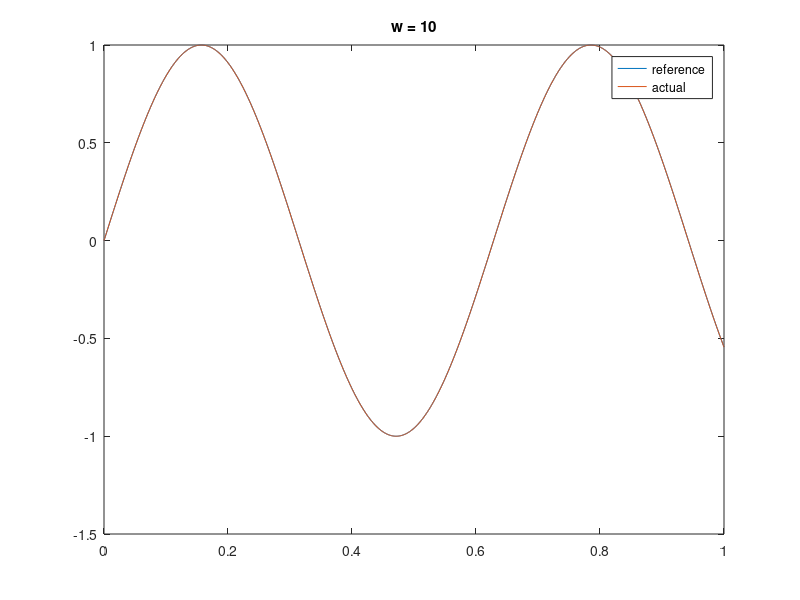
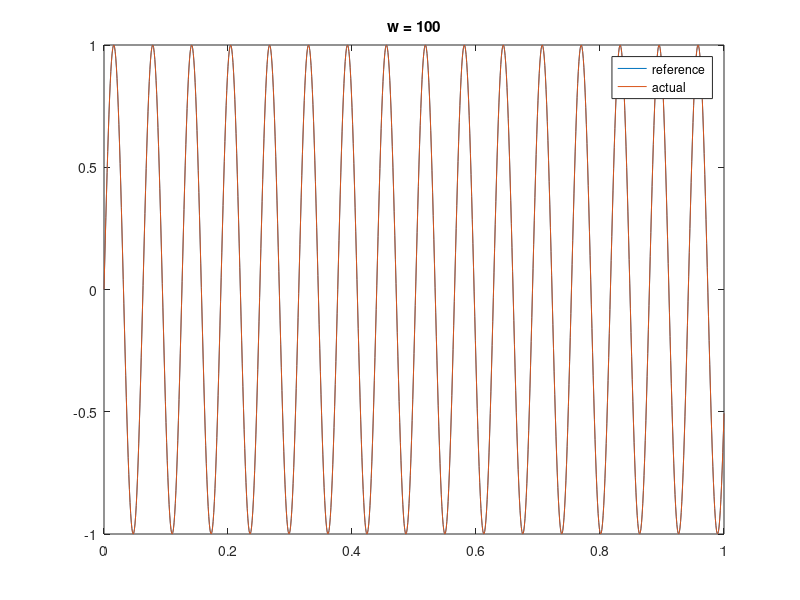
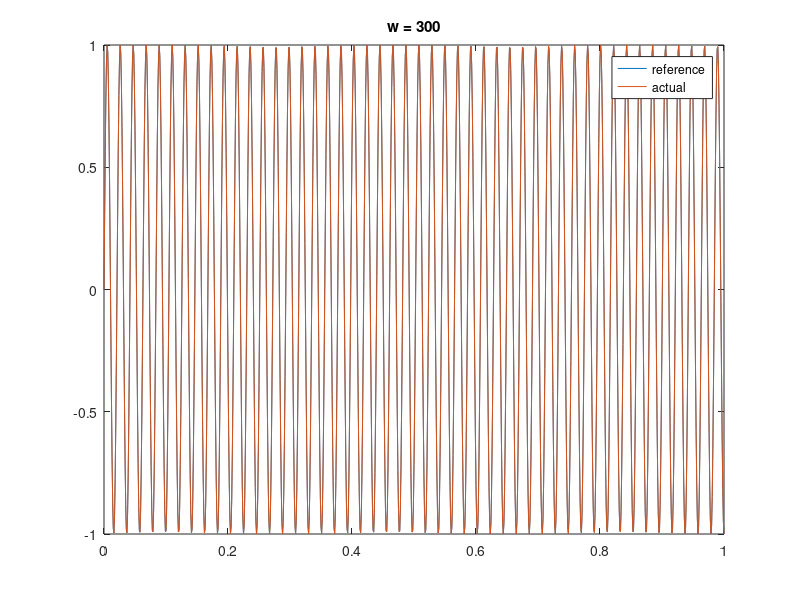
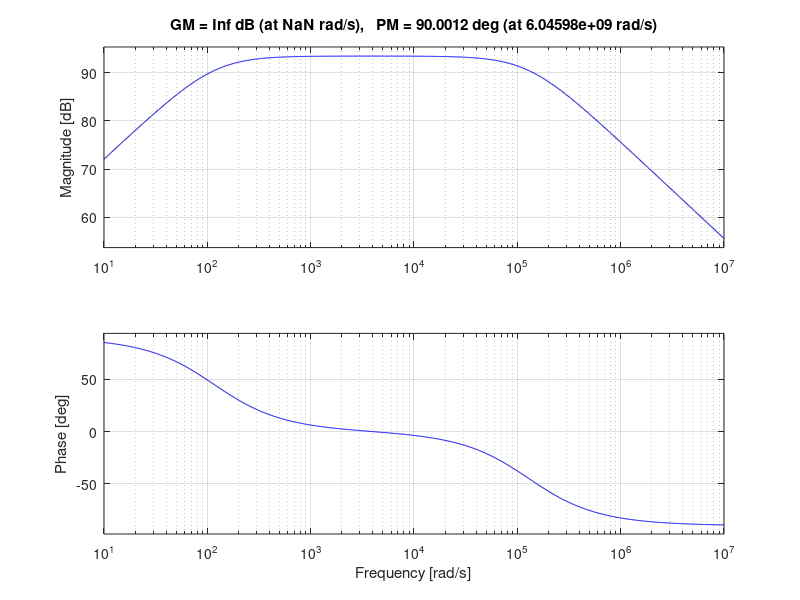

Here is the MATLAB script that generated these plots, in order:
s = tf('s');

% simulate motor speed
Rm = 37.5;
Lm = 0.29 * 10^(-3);
Jm = 0.015 * 10^(-7);
Kt = 2.63 * 10^(-3);
Ke = 0.002488;

% motor constants
Tm = (Rm*Jm)/(Ke*Kt);
Te = Lm/Rm;

% transfer function of plant of DC motor
p = tf([1], [Ke*Tm*Te, Ke*Tm, Ke]);

% transfer function of controller
cd = s;

% transfer function of feedforward block
gd = series(cd,p);

% transfer function of feedback system
fd = feedback(gd, 1);

% simulation settings
t = [0:0.001:1];
r1 = 1 * sin(10*t);
r2 = 1 * sin(100*t); % speed up frequency
r3 = 1 * sin(300*t);

% simulation
y1 = lsim(fd, r1, t);
y2 = lsim(fd, r2, t);
y3 = lsim(fd, r3, t);

% plot
figure(1);
plot(t, r1 ,t, y1);
legend('reference', 'actual');
title('w = 10');

figure(2);
plot(t, r2 ,t, y2);
legend('reference', 'actual');
title('w = 100');

figure(3);
plot(t, r3 ,t, y3);
legend('reference', 'actual');
title('w = 300');

% bode plot
figure(4);
bode(gd);
grid on;
margin(gd);